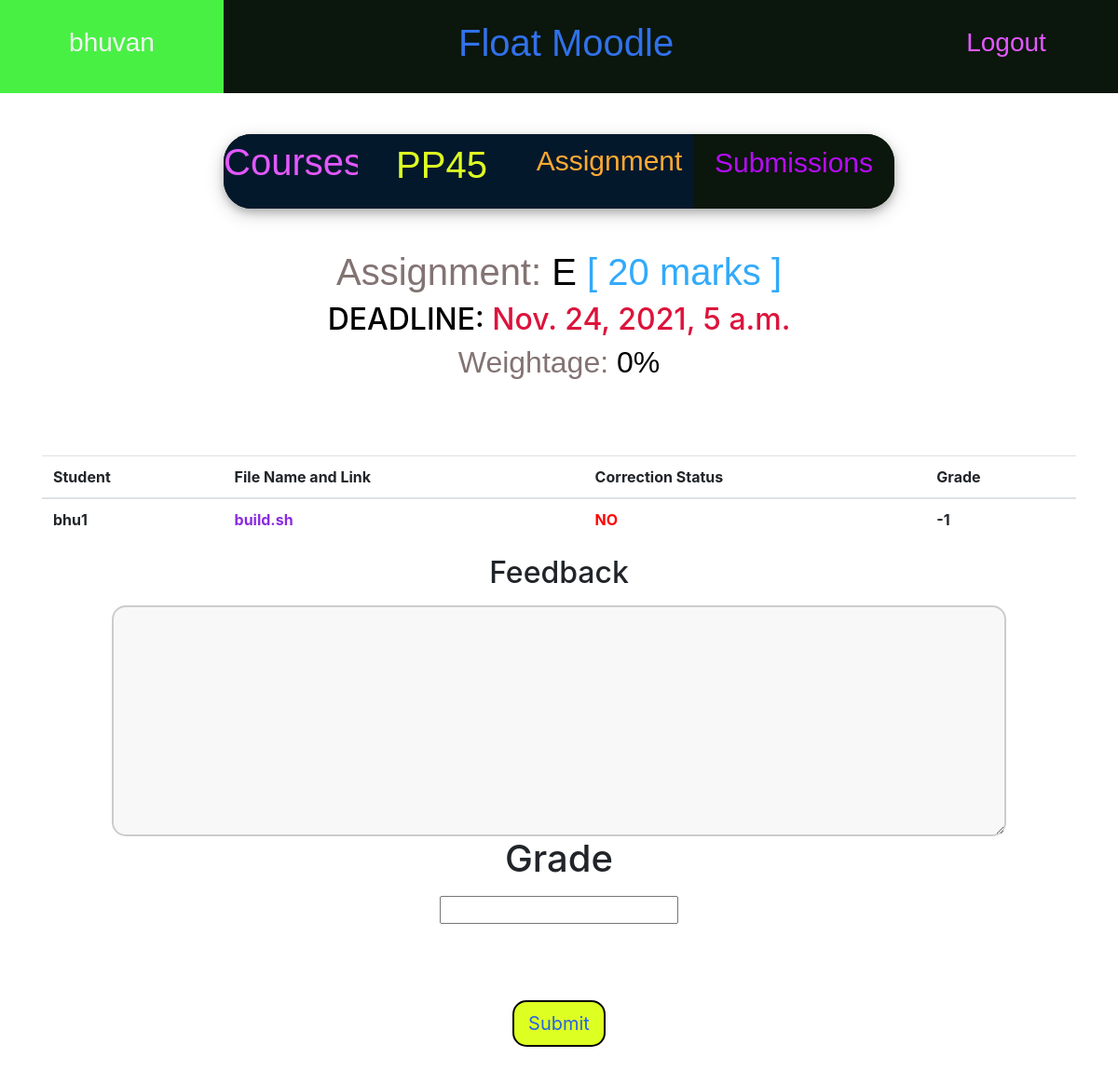
The page /courses/1/assign/10/feedback/1 (signed in) on the database as committed earlier.
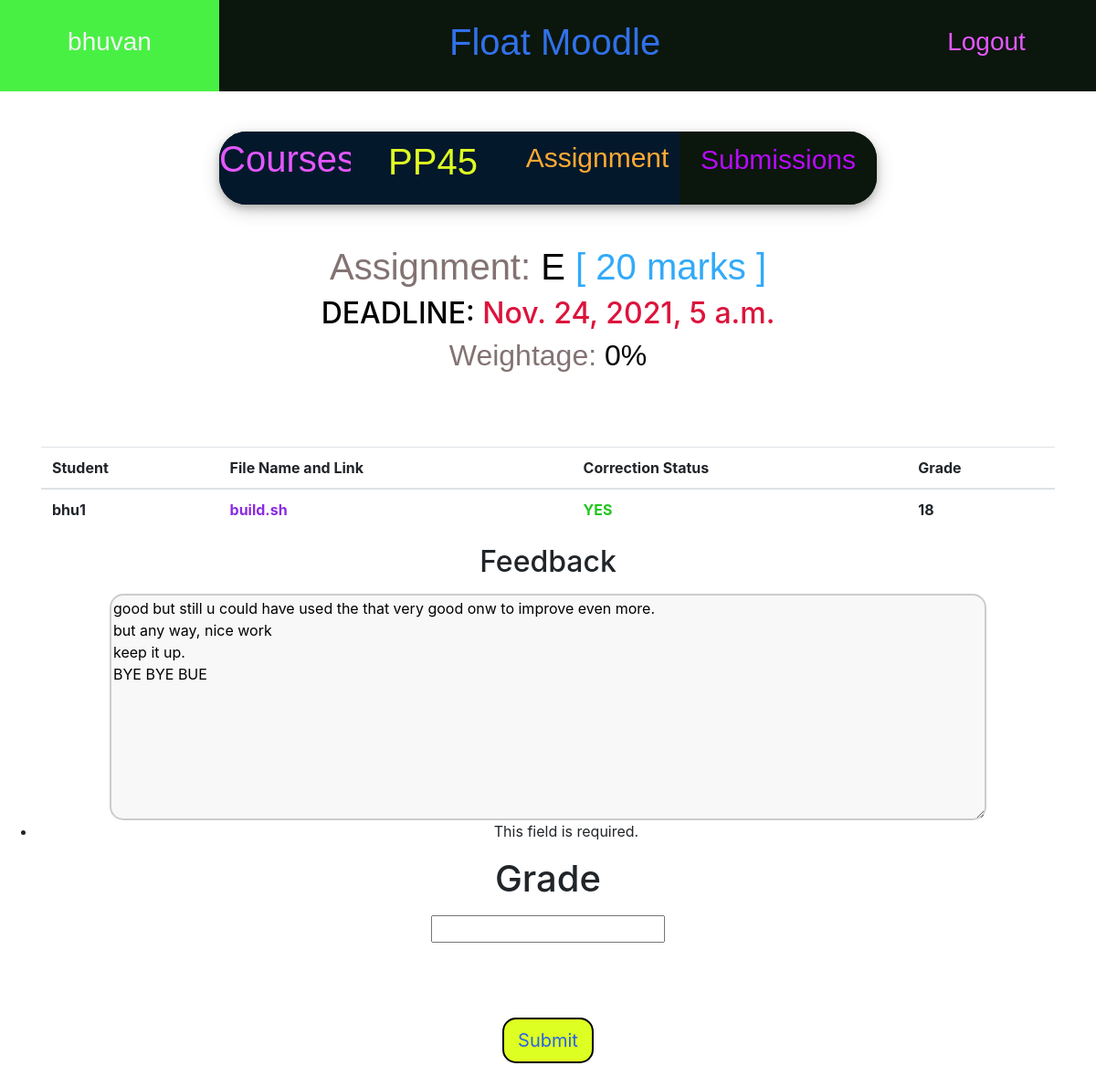
The same page on the database as committed later.
### courses/models.py (models this page shows, shortened)
class FileSubmission(models.Model):
    user = models.ForeignKey(User,on_delete=models.CASCADE)
    file = models.FileField(upload_to='submissions',blank=True)
    file_name = models.CharField(max_length=100,default='submission')
    assignment = models.ForeignKey(Assignment,on_delete=models.CASCADE)
    feedback = models.CharField(max_length=500,default='Your Feedback Appears Here')
    corrected = models.CharField(max_length=10,default='NO')
    grade = models.IntegerField(default=-1)
    sub_time = models.DateTimeField(auto_now=True) #last 'MODIFIED' time. // automatically updates itself.

### courses/views.py (the view)
# urls.py: path('<int:course_id>/assign/<int:assign_id>/feedback/<int:sub_id>',views.feedback,name ='feedback'),
def feedback(request,course_id,assign_id,sub_id):
    a = Assignment.objects.get(pk = assign_id)
    c = Course.objects.get(pk = course_id )
    s = FileSubmission.objects.get(pk = sub_id)
    if not request.user.is_authenticated:
        return redirect('login')
    uname = request.user.username
    Snames = [ s.username for s in c.students.all() ]
    Tnames = [ s.username for s in c.TAs.all() ]
    uname = request.user.username
    if uname not in Tnames and uname != c.instructor.username:
        return redirect('CourseHome')
    if request.method == "POST":
        form = FeedbackForm(request.POST)
        if form.is_valid():
            print(form.cleaned_data['feedback'])
            s.feedback = form.cleaned_data['feedback']
            s.corrected = 'YES'
            s.grade = form.cleaned_data['grade']
            s.save()
            return redirect('submissions',course_id,assign_id)
    else:
        if s.corrected == "YES":
            form = FeedbackForm({'feedback': s.feedback})
        else:
            form = FeedbackForm()
    args = {
        'assign': a,
        'course': c,
        'submissions': list(a.filesubmission_set.all()),
        'sub': s,
        'form': form
    }
    return render(request,'courses/feedback.html',args)

### courses/forms.py
class FeedbackForm(forms.Form):
    feedback = forms.CharField(
        widget= forms.Textarea(
            attrs={'style': 'border-color: orange;' 'width: 80%;' 'height: 400px' 'padding: 12px 20px;' 'border: 2px solid #ccc;' 'border-radius: 15px;''background-color: #f8f8f8;' }
        ),
        label='Feedback',
        required=True,
        max_length=300
    )
    grade = forms.IntegerField(label='Grade',required=True)

### accounts/templates/courses/feedback.html (shortened to what this page needs)
{% extends 'base.html' %}
{% block H %}
<link rel="stylesheet" href="https://maxcdn.bootstrapcdn.com/bootstrap/4.0.0/css/bootstrap.min.css"
 />
{% endblock %}
{% block content %}
<br>
<div class="Conth" style="height: 80px; width: 60%; align-self: center; margin: 20px 20%;  border-radius: 30px;     box-shadow: 0 4px 8px 0 rgba(0, 0, 0, 0.2), 0 6px 20px 0 rgba(0, 0, 0, 0.19);">
  <a href="{% url 'CourseHome'  %}" class="Conth hov3 ContL hov8" style="width: 20%; height: 100%; display: block; text-decoration: none;">
      <h2 style="margin-left: 0%; margin-top: 4%; font-family: Verdana, Geneva, Tahoma, sans-serif; font-size: 40px;">Courses</h2>
  </a>
  <a href="{% url 'coursepage' course.pk %}" class="Conth hov1 ContL" style="width: 25%; height: 100%; display: block; text-decoration: none; ">
  <h2 style="margin-left: 0%; margin-top: 5%; font-family: Verdana, Geneva, Tahoma, sans-serif; font-size: 40px;" >{{ course.name }}</h2>
  </a>
  <a href="{% url 'assign_page' course.pk assign.pk %}" class="Conth hov4 ContL" style="width: 25%; height: 100%; display: block; text-decoration: none; ">
      <h2 style="margin-left: 0%; margin-top: 6%; font-family: Verdana, Geneva, Tahoma, sans-serif; font-size: 30px;">Assignment</h2>
  </a>
  <a href="{% url 'submissions' course.pk assign.pk %}" class="Conth hov6 ContL" style="width: 30%; height: 100%; display: block; text-decoration: none; ">
    <h2 style="margin-left: 0%; margin-top: 6%; font-family: Verdana, Geneva, Tahoma, sans-serif; font-size: 30px;">Submissions</h2>
</a>
</div>
<br>
<div class="f1" style="text-align: center; width: 100%;"><h1><div style="display: inline; color: rgb(131, 115, 115);">Assignment:</div>  {{ assign.name }}  <div style="display: inline; color: rgb(50, 170, 250);">[ {{ assign.maxmarks }} marks ]</div></h1></div>
<div style="text-align: center;">
<h2 style="color: rgb(0, 0, 0);">DEADLINE:  <div style="display: inline; color: crimson;">{{ assign.deadline }}</div></h2>
</div>
<div class="f1" style="text-align: center; width: 100%;"><h2><div style="display: inline; color: rgb(131, 115, 115);">Weightage:</div>  {{ assign.weightage }}% </h2></div>
<br>
<div class="container mt-5">
    <div class="row">
        <div class="col-12">
            <table class="table">
                <thead>
                  <tr>
                    <th >Student</th>
                    <th >File Name and Link</th>
                    <th>Correction Status</th>
                    <th>Grade</th>
                  </tr>
                </thead>
                <tbody>
                  <tr>
                    <th>{{sub.user.username}}</th>
                    <th><a download href="{{sub.file.url}}" style="color: blueviolet;">{{sub.file_name}}</a></th>
                    {% if sub.corrected == "YES" %}
                    <th style="color: rgb(36, 197, 31);">{{sub.corrected}}</th>
                    {% else %}
                    <th style="color: red;">{{sub.corrected}}</th>
                    {% endif %}
                    <th>{{ sub.grade }}</th>
                  </tr>
                </tbody>
              </table>
        </div>
    </div>
</div>
<div style="text-align: center;">
<form method="post">
    <div class="fieldWrapper">
        <label for="{{ form.feedback.id_for_label}}" style="font-weight: 500;"><h2>Feedback</h2></label><br>
        {{ form.feedback }}
        <br>
        {{ form.grade.errors }}
        <label for="{{ form.grade.id_for_label}}" ><h1>Grade</h1></label><br>
        {{ form.grade }}
    </div>
    <br>
    <br>
    <br>
    <button type="submit" class="B1 button2">Submit</button>
  </form>
</div>
{% endblock %}

Rows that differ between the two databases and show on the page:
changed FileSubmission "build.sh": grade "-1" → "18"; feedback (not shown) → "good but still u could have used the that very good onw to improve even more. but any way, nice work keep it up. BYE BYE BUE"; corrected "NO" → "YES"
Other text that changed with them:
text now shown: "This field is required."
